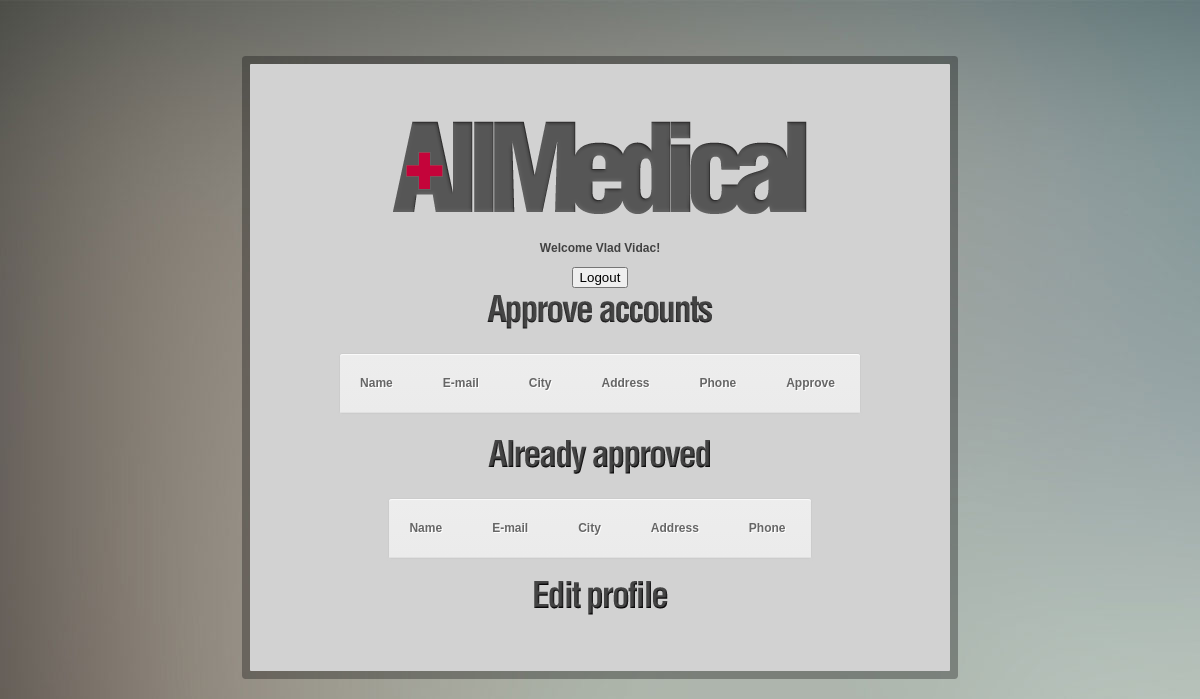
Before: / (signed in) with the older database file.
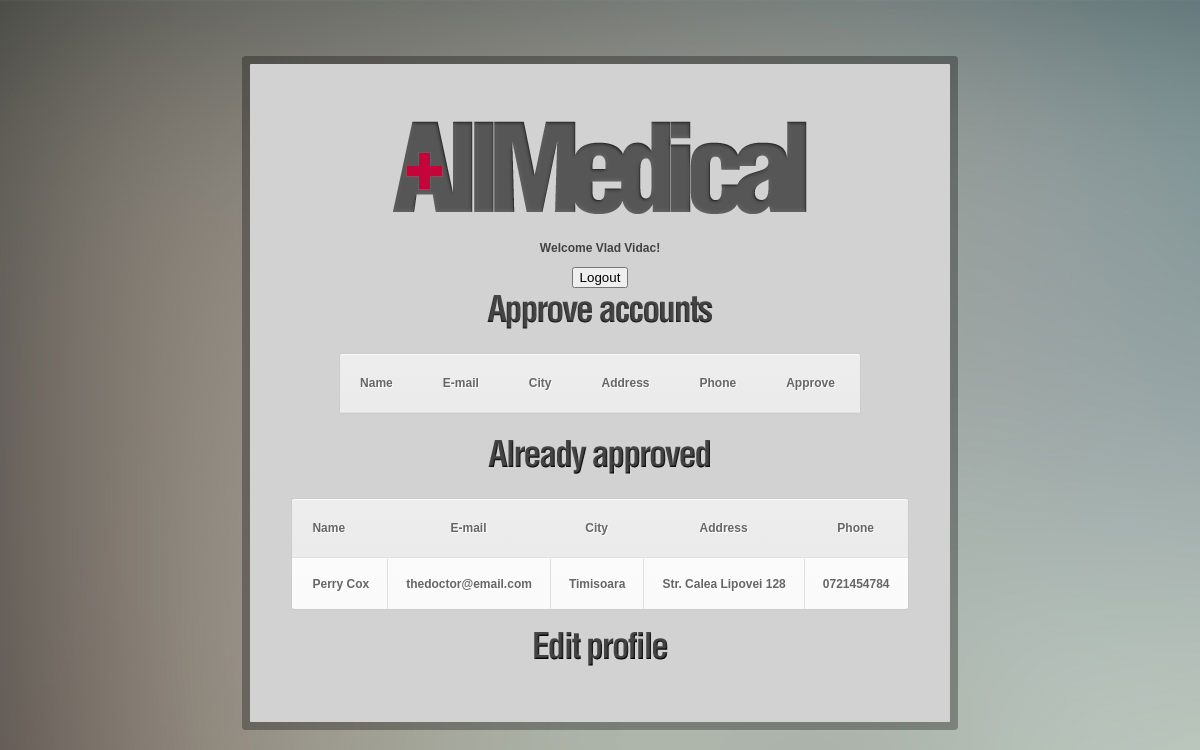
After: the same page with the newer database file.
### admin_home.php (the view, shortened to what this page needs)
<!DOCTYPE html>
<html lang="en">
	<head>
	<?php
	$uid = $_SESSION['email'];
	$admin_query = mysql_query("SELECT * FROM `user-info` where uid = '$uid'") or die(mysql_error());
	$admin_row = mysql_fetch_array($admin_query) or die("Failed " . mysql_error());
	$name = $admin_row["firstname"] . " " . $admin_row["lastname"];
	$query2 = mysql_query("SELECT * FROM `user-info` where doctor='$name'") or die(mysql_error());
	?>
	</head>
	<body>
	<br><br><br><br>
	<div id="center" align="center">
	<br><br><br><br>
	<div id="logo"></div><br>
	<p>Welcome <?php print $name ?>!</p><form action="/wad/logout"><input type="submit" value="Logout"></form>
	<div id="approve"></div>
	<table cellspacing='0'>
	<tr><th>Name</th><th>E-mail</th><th>City</th><th>Address</th><th>Phone</th><th>Approve</th></tr>
	<?php
	print "</table>";
	?>
	<div id="already"></div>
	<table cellspacing='0'>
	<tr><th>Name</th><th>E-mail</th><th>City</th><th>Address</th><th>Phone</th></tr>
	<?php
	while($row = mysql_fetch_array($query2)){
    print "<tr><td>".$row['firstname']." ".$row['lastname']."</td><td>".$row['email']."</td><td>".$row['city']."</td><td>".$row['address']."</td><td>".$row['phone']."</td></tr>";
	}
	print "</table>";
	?>
	<a href = "/wad/edit"><div id="edit"></div></a>
	<br><br><br><br>
	</div>
	<br><br><br><br>
	</body>
</html>

### index.php (shortened to what this page needs)
<!DOCTYPE html>
<html lang="en">
	<head>
	<?php
	$uid = $_SESSION['email'];
	$query = mysql_query("SELECT * FROM `user-info` where uid = '$uid'") or die(mysql_error());
	$row = mysql_fetch_array($query) or die("Failed " . mysql_error());
	$usertype = $row['usertype'];
	switch ($usertype) {
	case "admin":
		include 'admin_home.php';
		break;
	}
	?>
	</head>
	<body>
	</body>
</html>

### admin_home.php (style rules this page uses)
body { background-image: url(img/background.jpg); font-family: Helvetica; font-weight: bold; font-size: 12px; color: #424242; }
div { background-color: #D2D2D2; alignment-adjust: central; }
a:link { color: #373737; text-decoration: none; }
#center { margin-left: auto; margin-right: auto; width: 700px; border-radius: 1px; box-shadow: 0px 0px 0px 8px rgba(0,0,0,0.3); }
#logo { background-color: rgba(0, 0, 0, 0); width: 416px; height: 95px; background-image: url(img/AllMedical-logo.png); }
#approve { background-color: rgba(0, 0, 0, 0); width: 243px; height: 45px; background-image: url(img/approve.png); }
#edit { background-color: rgba(0, 0, 0, 0); width: 136px; height: 36px; background-image: url(img/edit.png); }
#already { background-color: rgba(0, 0, 0, 0); width: 232px; height: 44px; background-image: url(img/already.png); }
table { font-family:Arial, Helvetica, sans-serif; color:#666; font-size:12px; text-shadow: 1px 1px 0px #fff; background:#eaebec; margin:20px; border:#ccc 1px solid; -moz-border-radius:3px; -webkit-border-radius:3px; border-radius:3px; -moz-box-shadow: 0 1px 2px #d1d1d1; -webkit-box-shadow: 0 1px 2px #d1d1d1; box-shadow: 0 1px 2px #d1d1d1; }
table th { padding:21px 25px 22px 25px; border-top:1px solid #fafafa; border-bottom:1px solid #e0e0e0; background: #ededed; background: -webkit-gradient(linear, left top, left bottom, from(#ededed), to(#ebebeb)); background: -moz-linear-gradient(top, #ededed, #ebebeb); }
table th:first-child { text-align: left; padding-left:20px; }
table tr:first-child th:first-child { -moz-border-radius-topleft:3px; -webkit-border-top-left-radius:3px; border-top-left-radius:3px; }
table tr:first-child th:last-child { -moz-border-radius-topright:3px; -webkit-border-top-right-radius:3px; border-top-right-radius:3px; }
table tr { text-align: center; padding-left:20px; }
table tr td:first-child { text-align: left; padding-left:20px; border-left: 0; }
table tr td { padding:18px; border-top: 1px solid #ffffff; border-bottom:1px solid #e0e0e0; border-left: 1px solid #e0e0e0; background: #fafafa; background: -webkit-gradient(linear, left top, left bottom, from(#fbfbfb), to(#fafafa)); background: -moz-linear-gradient(top, #fbfbfb, #fafafa); }
table tr:last-child td { border-bottom:0; }
table tr:last-child td:first-child { -moz-border-radius-bottomleft:3px; -webkit-border-bottom-left-radius:3px; border-bottom-left-radius:3px; }
table tr:last-child td:last-child { -moz-border-radius-bottomright:3px; -webkit-border-bottom-right-radius:3px; border-bottom-right-radius:3px; }

Changed rows visible on the page:
now on this page (row edited): user-info: firstname "Perry", lastname "Cox", email "thedoctor@email.com", city "Timisoara", address "Str. Calea Lipovei 128", phone "0721454784"
